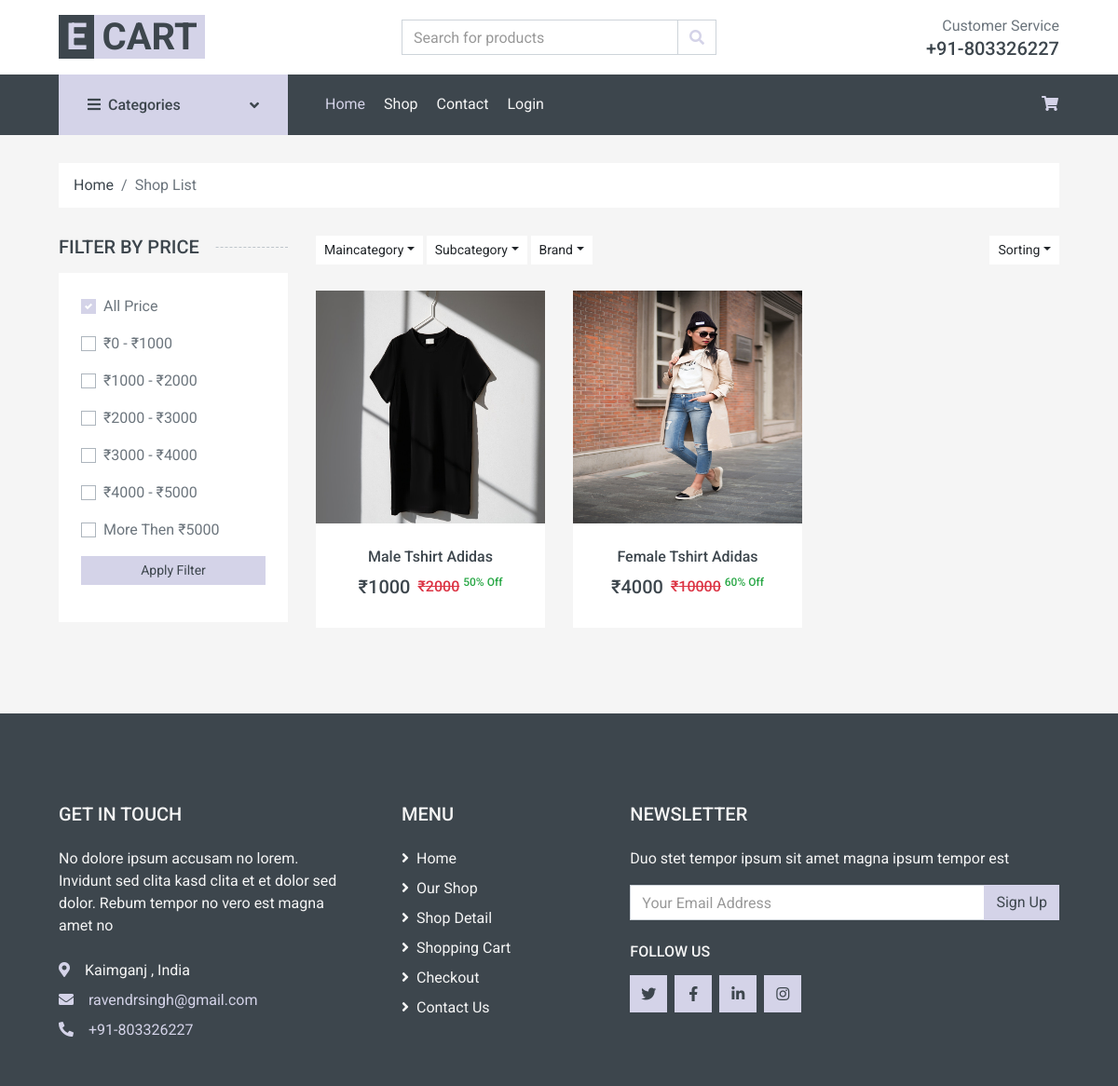
Screenshot of /filter/All/All/Adidas/LTOH/ with the database file from the repository.
### mainApp/models.py (models this page shows, shortened)
class Product(models.Model):
    id = models.AutoField(primary_key=True)
    name = models.CharField(max_length=50)
    maincategory = models.ForeignKey(Maincategory,on_delete=models.CASCADE)
    subcategory = models.ForeignKey(Subcategory,on_delete=models.CASCADE)
    brand = models.ForeignKey(Brand,on_delete=models.CASCADE)
    color = models.CharField(max_length=30)
    size = models.CharField(max_length=30)
    baseprice = models.IntegerField()
    discount = models.IntegerField()
    finalprice = models.IntegerField()
    stock = models.BooleanField(default=True)
    description = models.TextField()
    pic1 = models.ImageField(upload_to="products")
    pic2 = models.ImageField(upload_to="products",default=None,null=True,blank=True)
    pic3 = models.ImageField(upload_to="products",default=None,null=True,blank=True)
    pic4 = models.ImageField(upload_to="products",default=None,null=True,blank=True)

### mainApp/views.py (the view, shortened to what this page needs)
# urls.py: path('filter/<str:mc>/<str:sc>/<str:br>/<str:filter>/',mainApp.filterPage),
def filterPage(Request,mc,sc,br,filter):
    if(filter=="Latest"):
        if(mc=="All" and sc=="All" and br=="All"):
            data = Product.objects.all().order_by("-id")
        elif(mc!="All" and sc=="All" and br=="All"):
            data = Product.objects.filter(maincategory=Maincategory.objects.get(name=mc)).order_by("-id")
        elif(mc=="All" and sc!="All" and br=="All"):
            data = Product.objects.filter(subcategory=Subcategory.objects.get(name=sc)).order_by("-id")
        elif(mc=="All" and sc=="All" and br!="All"):
            data = Product.objects.filter(brand=Brand.objects.get(name=br)).order_by("-id")
        elif(mc!="All" and sc!="All" and br=="All"):
            data = Product.objects.filter(maincategory=Maincategory.objects.get(name=mc),subcategory=Subcategory.objects.get(name=sc)).order_by("-id")
        elif(mc!="All" and sc=="All" and br!="All"):
            data = Product.objects.filter(maincategory=Maincategory.objects.get(name=mc),brand=Brand.objects.get(name=br)).order_by("-id")
        elif(mc=="All" and sc!="All" and br!="All"):
            data = Product.objects.filter(brand=Brand.objects.get(name=br),subcategory=Subcategory.objects.get(name=sc)).order_by("-id")
        else:
            data = Product.objects.filter(maincategory=Maincategory.objects.get(name=mc),brand=Brand.objects.get(name=br),subcategory=Subcategory.objects.get(name=sc)).order_by("-id")
    elif(filter=="LTOH"):
        if(mc=="All" and sc=="All" and br=="All"):
            data = Product.objects.all().order_by("finalprice")
        elif(mc!="All" and sc=="All" and br=="All"):
            data = Product.objects.filter(maincategory=Maincategory.objects.get(name=mc)).order_by("finalprice")
        elif(mc=="All" and sc!="All" and br=="All"):
            data = Product.objects.filter(subcategory=Subcategory.objects.get(name=sc)).order_by("finalprice")
        elif(mc=="All" and sc=="All" and br!="All"):
            data = Product.objects.filter(brand=Brand.objects.get(name=br)).order_by("finalprice")
        elif(mc!="All" and sc!="All" and br=="All"):
            data = Product.objects.filter(maincategory=Maincategory.objects.get(name=mc),subcategory=Subcategory.objects.get(name=sc)).order_by("finalprice")
        elif(mc!="All" and sc=="All" and br!="All"):
            data = Product.objects.filter(maincategory=Maincategory.objects.get(name=mc),brand=Brand.objects.get(name=br)).order_by("finalprice")
        elif(mc=="All" and sc!="All" and br!="All"):
            data = Product.objects.filter(brand=Brand.objects.get(name=br),subcategory=Subcategory.objects.get(name=sc)).order_by("finalprice")
        else:
            data = Product.objects.filter(maincategory=Maincategory.objects.get(name=mc),brand=Brand.objects.get(name=br),subcategory=Subcategory.objects.get(name=sc)).order_by("finalprice")
    maincategories = Maincategory.objects.all()
    subcategories = Subcategory.objects.all()
    brands = Brand.objects.all()
    return render(Request,"shop.html",{'data':data,'maincategories':maincategories,'subcategories':subcategories,'brands':brands,'mc':mc,'sc':sc,'br':br})

### mainApp/templates/shop.html (shortened to what this page needs)
{% extends 'index.html' %}
{% load static %}
{% block body %}
    <div class="container-fluid">
        <div class="row px-xl-5">
            <div class="col-12">
                <nav class="breadcrumb bg-light mb-30">
                    <a class="breadcrumb-item text-dark" href="/">Home</a>
                    <span class="breadcrumb-item active">Shop List</span>
                </nav>
            </div>
        </div>
    </div>
    <div class="container-fluid">
        <div class="row px-xl-5">
            <div class="col-lg-3 col-md-4">
                <h5 class="section-title position-relative text-uppercase mb-3"><span class="bg-secondary pr-3">Filter by price</span></h5>
                <div class="bg-light p-4 mb-30">
                    <form action="/price-filter/{{mc}}/{{sc}}/{{br}}/" method="post">
                        <div class="custom-control custom-checkbox d-flex align-items-center justify-content-between mb-3">
                            <label class="custom-control-label" for="price-all">All Price</label>
                        </div>
                        <div class="custom-control custom-checkbox d-flex align-items-center justify-content-between mb-3">
                            <label class="custom-control-label" for="price-1">&#8377;0 - &#8377;1000</label>
                        </div>
                        <div class="custom-control custom-checkbox d-flex align-items-center justify-content-between mb-3">
                            <label class="custom-control-label" for="price-2">&#8377;1000 - &#8377;2000</label>
                        </div>
                        <div class="custom-control custom-checkbox d-flex align-items-center justify-content-between mb-3">
                            <label class="custom-control-label" for="price-3">&#8377;2000 - &#8377;3000</label>
                        </div>
                        <div class="custom-control custom-checkbox d-flex align-items-center justify-content-between mb-3">
                            <label class="custom-control-label" for="price-4">&#8377;3000 - &#8377;4000</label>
                        </div>
                        <div class="custom-control custom-checkbox d-flex align-items-center justify-content-between mb-3">
                            <label class="custom-control-label" for="price-5">&#8377;4000 - &#8377;5000</label>
                        </div>
                        <div class="custom-control custom-checkbox d-flex align-items-center justify-content-between">
                            <label class="custom-control-label" for="price-6">More Then &#8377;5000</label>
                        </div>
                        <div class="my-3">
                            <button type="submit" class="btn btn-primary btn-sm w-100">Apply Filter</button>
                        </div>
                    </form>
                </div>
            </div>
            <div class="col-lg-9 col-md-8">
                <div class="row pb-3">
                    <div class="col-12 pb-1">
                        <div class="d-flex align-items-center justify-content-between mb-4">
                            <div>
                                <div class="btn-group">
                                    <button type="button" class="btn btn-sm btn-light dropdown-toggle" data-toggle="dropdown">Maincategory</button>
                                </div>
                                <div class="btn-group">
                                    <button type="button" class="btn btn-sm btn-light dropdown-toggle" data-toggle="dropdown">Subcategory</button>
                                </div>
                                <div class="btn-group">
                                    <button type="button" class="btn btn-sm btn-light dropdown-toggle" data-toggle="dropdown">Brand</button>
                                </div>
                            </div>
                            <div class="ml-2">
                                <div class="btn-group">
                                    <button type="button" class="btn btn-sm btn-light dropdown-toggle" data-toggle="dropdown">Sorting</button>
                                </div>
                            </div>
                        </div>
                    </div>
                    {% for item in data %}
                    <div class="col-md-4 col-sm-6 pb-1">
                        <div class="product-item bg-light mb-4">
                            <div class="product-img position-relative overflow-hidden">
                                <a href="/single-product/{{item.id}}">
                                    <img class="w-100" src={{item.pic1.url}} height="250px" alt="">
                                </a>
                            </div>
                            <div class="text-center py-4">
                                <a class="h6 text-decoration-none text-truncate" href="/single-product/{{item.id}}">{{item.name}}</a>
                                <div class="d-flex align-items-center justify-content-center mt-2">
                                    <h5>&#8377;{{item.finalprice}}</h5><h6 class="text-muted ml-2"><del class="text-danger">&#8377;{{item.baseprice}}</del> <sup class="text-success">{{item.discount}}% Off</sup></h6>
                                </div>
                            </div>
                        </div>
                    </div>
                    {% endfor %}
                </div>
            </div>
        </div>
    </div>
{% endblock %}

### rows the page displays
Product: pic1 (picture), name "Male Tshirt Adidas", finalprice "1000", baseprice "2000", discount "50"
Product: pic1 (picture), name "Female Tshirt Adidas", finalprice "4000", baseprice "10000", discount "60"
